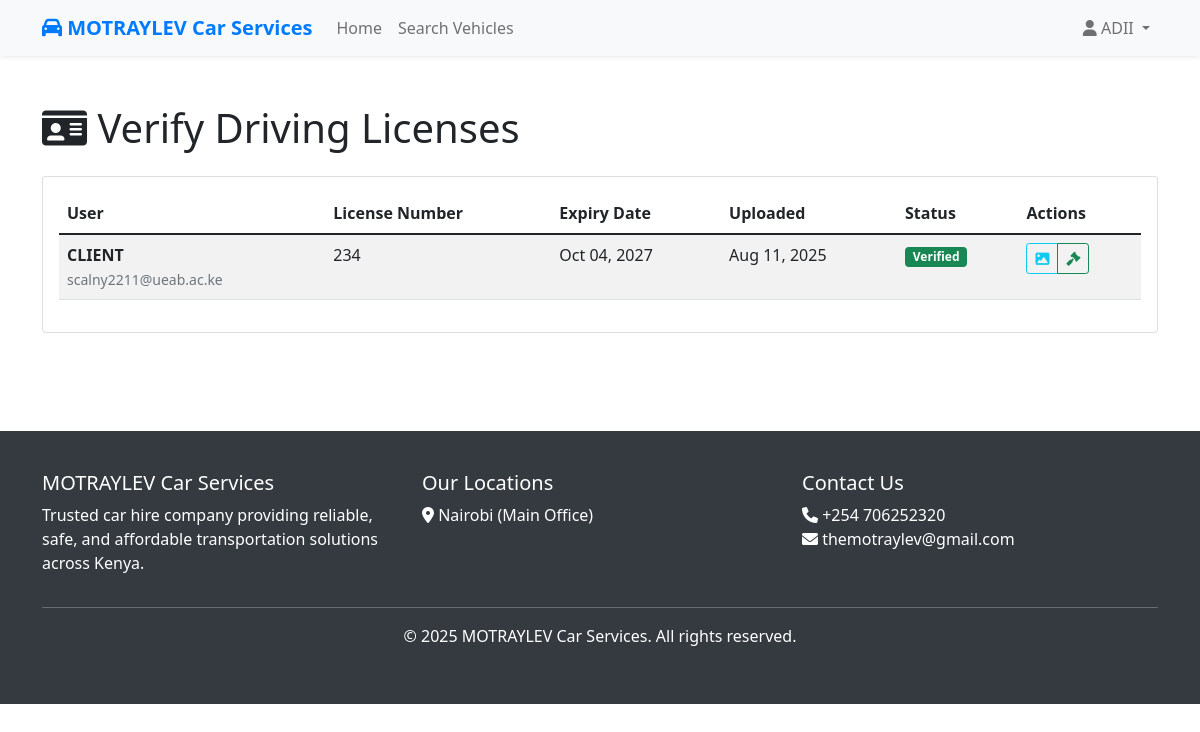
The app's page /admin-licenses/ (signed in) with its own data.
### carhire/models.py (models this page shows, shortened)
class User(AbstractUser):
    USER_TYPES = (
        ('client', 'Client'),
        ('owner', 'Vehicle Owner'),
        ('admin', 'Admin'),
    )
    user_type = models.CharField(max_length=10, choices=USER_TYPES, default='client')
    phone_number = models.CharField(max_length=15, blank=True)
    location = models.CharField(max_length=100, blank=True)
    driving_license_number = models.CharField(max_length=50, blank=True)
    license_expiry_date = models.DateField(null=True, blank=True)
    years_of_experience = models.IntegerField(null=True, blank=True)
    class Meta:
        db_table = 'carhire_user'

class DrivingLicense(models.Model):
    VERIFICATION_STATUS_CHOICES = (
        ('pending', 'Pending Verification'),
        ('verified', 'Verified'),
        ('rejected', 'Rejected'),
    )
    user = models.OneToOneField(User, on_delete=models.CASCADE, related_name='license')
    license_number = models.CharField(max_length=50)
    expiry_date = models.DateField()
    license_image = models.ImageField(upload_to='licenses/')
    is_verified = models.BooleanField(default=False)
    verification_status = models.CharField(max_length=10, choices=VERIFICATION_STATUS_CHOICES, default='pending')
    admin_notes = models.TextField(blank=True, help_text="Admin notes for verification/rejection")
    verified_by = models.ForeignKey(User, on_delete=models.SET_NULL, null=True, blank=True, related_name='verified_licenses')
    verified_at = models.DateTimeField(null=True, blank=True)
    uploaded_at = models.DateTimeField(auto_now_add=True)

### carhire/views.py (the view)
# urls.py: path('admin-licenses/', views.admin_licenses, name='admin_licenses'),
@login_required
def admin_licenses(request):
    if request.user.user_type != 'admin':
        return redirect('dashboard')
    licenses = DrivingLicense.objects.all().order_by('-uploaded_at')
    return render(request, 'carhire/admin_licenses.html', {'licenses': licenses})

### templates/carhire/admin_licenses.html (shortened to what this page needs)
{% extends 'base.html' %}
{% block content %}
<div class="container py-5">
    <h1 class="mb-4">
        <i class="fas fa-id-card"></i> Verify Driving Licenses
    </h1>
    <div class="card">
        <div class="card-body">
            <div class="table-responsive">
                <table class="table table-striped">
                    <thead>
                        <tr>
                            <th>User</th>
                            <th>License Number</th>
                            <th>Expiry Date</th>
                            <th>Uploaded</th>
                            <th>Status</th>
                            <th>Actions</th>
                        </tr>
                    </thead>
                    <tbody>
                        {% for license in licenses %}
                            <tr>
                                <td>
                                    <div>
                                        <strong>{{ license.user.username }}</strong><br>
                                        <small class="text-muted">{{ license.user.email }}</small>
                                    </div>
                                </td>
                                <td>{{ license.license_number }}</td>
                                <td>
                                    {{ license.expiry_date|date:"M d, Y" }}
                                    {% now "Y-m-d" as today %}
                                </td>
                                <td>{{ license.uploaded_at|date:"M d, Y" }}</td>
                                <td>
                                    <span class="badge bg-{% if license.verification_status == 'verified' %}success{% elif license.verification_status == 'rejected' %}danger{% else %}warning{% endif %}">
                                        {{ license.get_verification_status_display }}
                                    </span>
                                </td>
                                <td>
                                    <div class="btn-group" role="group">
                                        {% if license.license_image %}
                                            <a href="{{ license.license_image.url }}" target="_blank" class="btn btn-outline-info btn-sm" title="View Image">
                                                <i class="fas fa-image"></i>
                                            </a>
                                        {% endif %}
                                        <a href="{% url 'verify_license' license.id %}" class="btn btn-outline-success btn-sm" title="Review/Verify">
                                            <i class="fas fa-gavel"></i>
                                        </a>
                                    </div>
                                </td>
                            </tr>
                        {% empty %}
                            <tr>
                                <td colspan="6" class="text-center text-muted">No licenses found</td>
                            </tr>
                        {% endfor %}
                    </tbody>
                </table>
            </div>
        </div>
    </div>
</div>
{% endblock %}

### templates/base.html (shortened to what this page needs)
<!DOCTYPE html>
<html lang="en">
<head>
    <link href="https://cdn.jsdelivr.net/npm/bootstrap@5.1.3/dist/css/bootstrap.min.css" rel="stylesheet">
    <link href="https://cdnjs.cloudflare.com/ajax/libs/font-awesome/6.0.0/css/all.min.css" rel="stylesheet">
</head>
<body>
    <nav class="navbar navbar-expand-lg navbar-light bg-light shadow-sm">
        <div class="container">
            <a class="navbar-brand" href="{% url 'home' %}">
                <i class="fas fa-car"></i> MOTRAYLEV Car Services
            </a>
            <div class="collapse navbar-collapse" id="navbarNav">
                <ul class="navbar-nav me-auto">
                    <li class="nav-item">
                        <a class="nav-link" href="{% url 'home' %}">Home</a>
                    </li>
                    <li class="nav-item">
                        <a class="nav-link" href="{% url 'search_vehicles' %}">Search Vehicles</a>
                    </li>
                </ul>
                <ul class="navbar-nav">
                    {% if user.is_authenticated %}
                        <li class="nav-item dropdown">
                            <a class="nav-link dropdown-toggle" href="#" id="navbarDropdown" role="button" data-bs-toggle="dropdown">
                                <i class="fas fa-user"></i> {{ user.username }}
                            </a>
                        </li>
                    {% endif %}
                </ul>
            </div>
        </div>
    </nav>
    <main>
        {% block content %}
        {% endblock %}
    </main>
    <footer class="footer">
        <div class="container">
            <div class="row">
                <div class="col-md-4">
                    <h5>MOTRAYLEV Car Services</h5>
                    <p>Trusted car hire company providing reliable, safe, and affordable transportation solutions across Kenya.</p>
                </div>
                <div class="col-md-4">
                    <h5>Our Locations</h5>
                    <ul class="list-unstyled">
                        <li><i class="fas fa-map-marker-alt"></i> Nairobi (Main Office)</li>
                    </ul>
                </div>
                <div class="col-md-4">
                    <h5>Contact Us</h5>
                    <ul class="list-unstyled">
                        <li><i class="fas fa-phone"></i> +254 706252320</li>
                        <li><i class="fas fa-envelope"></i> themotraylev@gmail.com</li>
                    </ul>
                </div>
            </div>
            <hr>
            <div class="text-center">
                <p>&copy; 2025 MOTRAYLEV Car Services. All rights reserved.</p>
            </div>
        </div>
    </footer>
</body>
</html>

### templates/base.html (style rules this page uses)
.navbar-brand { font-weight: bold; color: #007bff !important; }
.footer { background-color: #343a40; color: white; padding: 40px 0; margin-top: 50px; }

### records on screen
User: username "ADII"
DrivingLicense: user.username "CLIENT", user.email "scalny2211@ueab.ac.ke", license_number "234", expiry_date "Oct 04, 2027", uploaded_at "Aug 11, 2025", verification_status "Verified"
